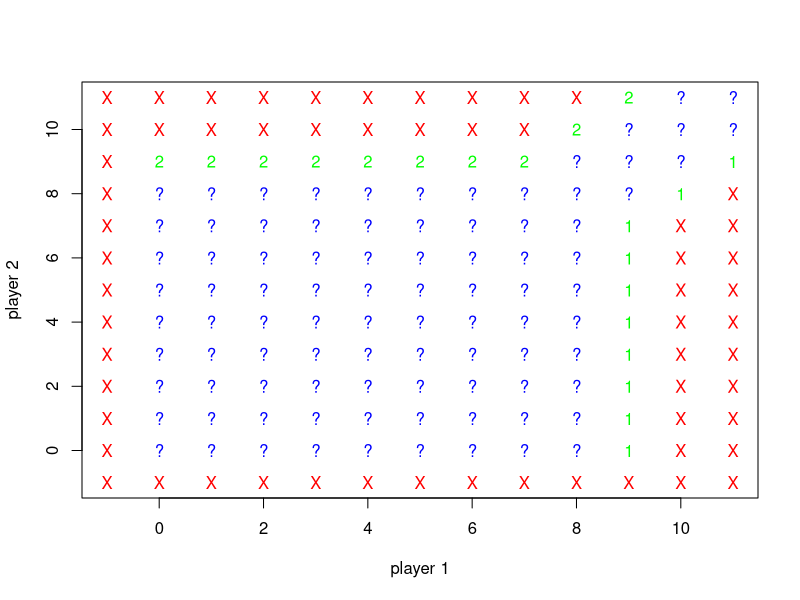
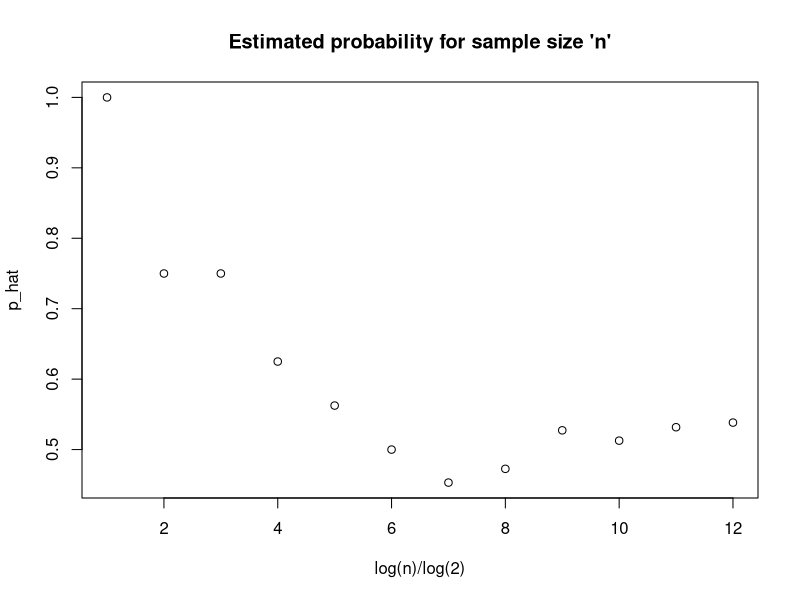

Reproduce these figures in R, in order. (Note: this script raises an error after producing the figures.)
## Assignment 2: A Game of Squash


rm(list=ls())

##########################################################################################################

## ___ Status of the game ___


status = function(x,y) {
  #' for integer inputs x and y, returns:
  #' 
  #' 'unfinished' if the game has not yet finished; 
  #'  
  #' 'player 1 win' if player 1 has won the game; 
  #' 
  #' 'player 2 win' if player 2 has won the game; 
  #' 
  #' 'impossible' if x and y are impossible scores. 
  
  im = 'impossible'
  p1 = 'player 1 win'
  p2 = 'player 2 win'
  un = 'unfinished'
  
  if (x < 0 | y < 0) return(im)
  
  if (x == 9 & x - y > 1) return(p1)
  else if (x > 9 & x - y == 2) return (p1)
  
  if (y == 9 & y - x > 1) return(p2)
  else if (y > 9 & y - x == 2) return(p2)
  
  if (x > 9 & x - y > 2) return(im)
  if (y > 9 & y - x > 2) return(im)
  
  else return(un)
}


# From the spuRs library:

# Program spuRs/resources/scripts/status.test.r

status.test <- function(s.ftn) {
  
  x.vec <- (-1):11
  y.vec <- (-1):11
  plot(x.vec, y.vec, type = "n", xlab = "player 1", ylab = "player 2")
  
  for (x in x.vec) {
    for (y in y.vec) {
      s <- s.ftn(x, y)
      if (s == "impossible") text(x, y, "X", col = "red")
      else if (s == "unfinished") text(x, y, "?", col = "blue")
      else if (s == "player 1 win") text(x, y, "1", col = "green")
      else if (s == "player 2 win") text(x, y, "2", col = "green")
    }
  }
  return(invisible(NULL))
}



status.test(status)

##########################################################################################################

## ___ Simulating a game ___


play_point = function(state, a, b) {
  #' We simulate a point played based on a binomial distrubition with parameters of 1 observation
  #' and 1 trial, with probabilities
  #'  'a': the probability that player 1 wins a point if player 1 serves,  or
  #'  'b': the probability that player 1 wins a point if player 2 serves
  #' 
  #' state will be the vector (x,y,z) where x: number of points won by player 1, y: number of points won by player 2
  #' z = 1 if player is serving and z=2 if player 2 is serving
  
  if (state[3] == 1) {
    bin1 = rbinom(1,1,a)
    new_state = c( bin1, 0, 1 - bin1 )
  }
  if (state[3] == 2) {
    bin2 = rbinom(1,1,b)
    new_state = c( 0, 1 - bin2, - bin2)
  }
  state = state + new_state
}


# Program spuRs/resources/scripts/play_game.r

play_game <- function(a, b) {
  state <- c(0, 0, 1)
  while (status(state[1], state[2]) == "unfinished") {
    # show(state)
    state <- play_point(state, a, b)
  }
  if (status(state[1], state[2]) == "player 1 win") {
    return(TRUE)
  } else {
    return(FALSE)
  }
}


MySeed = 3133

squash_prob = function(a,b,n,seed_gen){
  #' For producing the average probability of player 1 wining a game based on probabilities 
  #' 'a' and 'b' as defined above, and on 'n games played
  
  game = c()
  set.seed(seed_gen)
  
  for (k in 1:n) { game[k] = play_game(a,b) }
  
  return(mean(game))
}


p_hat = c()

for (i in 1:12) { p_hat = append(p_hat, squash_prob(0.55,0.45,2^i,MySeed)) }

p_hat

plot(1:12, p_hat, type = 'p', main = "Estimated probability for sample size 'n'", xlab = "log(n)/log(2)", ylab = "p_hat")


##########################################################################################################

## ___ Probability of Winning ___


biggest_n = 10^4

A = seq(0.1,0.9,0.1)
B = seq(0.1,0.9,0.1)

est_p_ab = matrix( nrow = 9, ncol = 9 )

for (x in 1:9) { for (y in 1:9) { est_p_ab[x,y] = squash_prob(A[x], B[y], biggest_n, MySeed) }}

Est = round(est_p_ab,2)

View(Est)

print(xtable(Est))

##########################################################################################################

## ___ Length of a Game ___


game_length <- function(a, b) {
  #'the length of a game played (until state not 'unfinished'), with 'a','b' as defined above
  #'
  state <- c(0, 0, 1)
  points_played = 0
  
  while (status(state[1], state[2]) == "unfinished") {
    # show(state)
    
    state <- play_point(state, a, b)
    
    points_played = points_played + 1
    
  }
  return(points_played)
  
}

squash_length_prob = function(a,b,n,seed_gen){
  #' the estimated average game length for 'n' games, with 'a','b' as defined above
  #' 
  game = c()
  set.seed(seed_gen)
  
  for (k in 1:n) { game[k] = game_length(a,b) }
  
  return(mean(game))
}


length_p_ab = matrix( nrow = 9, ncol = 9)

for (x in 1:9) { for (y in 1:9) { length_p_ab[x,y] = squash_length_prob(A[x], B[y], biggest_n, MySeed)}}

Len = round(length_p_ab,2)

View(Len)

print(xtable(Len))
